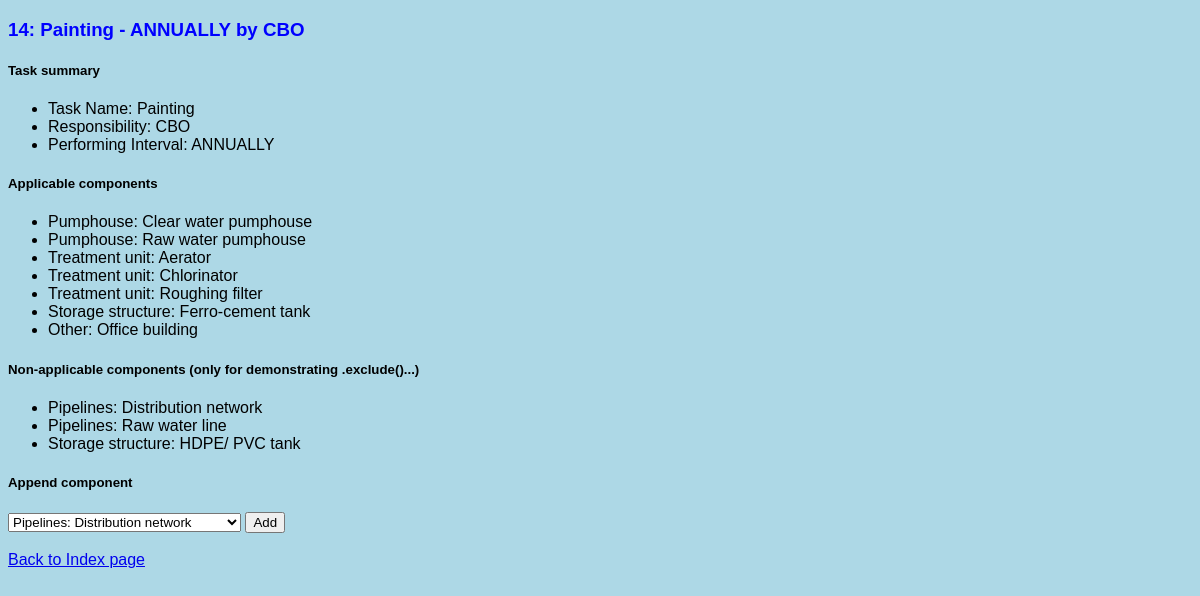
Before: /tasks/task/14/ with the older database file.
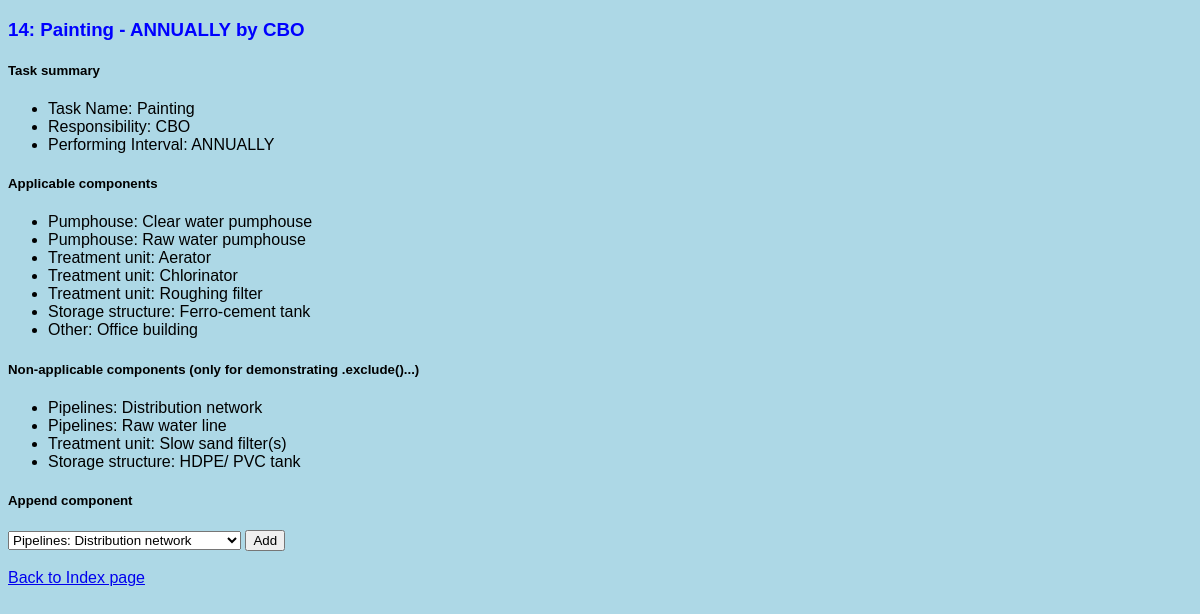
After: the same page with the newer database file.
### tasks/models.py (models this page shows)
class Component(models.Model):
    component_type = models.ForeignKey(Component_Type,
                                       on_delete=models.CASCADE,
                                       related_name="components")
    component = models.CharField(max_length=64)
    def __str__(self) -> str:
        return f"{self.component_type}: {self.component}"

class Component_Type(models.Model):
    component_type = models.CharField(max_length=64)
    def __str__(self) -> str:
        return f"{self.component_type.capitalize()}"
    class Meta:
        verbose_name = "Component Type"
        verbose_name_plural = "Component Types"

### tasks/views.py (the view)
# urls.py: path("task/<int:task_id>/", views.view_task, name="view_task"),
def view_task(request, task_id):
    task = Task.objects.get(id=task_id)
    return render(request, 'tasks/task.html', {
        'task': task,
        'comps': task.components.all().order_by('component_type', 'component'),
        'non_comps': Component.objects.exclude(tasks=task).all().order_by('component_type', 'component')
    })

### tasks/models.py (called while the page is built)
    def __str__(self) -> str:
        return f"{self.task_name.capitalize()} - {self.task_interval} by {self.task_responsibility}"

### tasks/templates/tasks/task.html (shortened to what this page needs)
{% extends 'tasks/layout.html' %}
{% block body %}
    <h3>{{ task.id }}: {{ task }}</h3>
    <h5>Task summary</h5>
    <ul>
        <li>Task Name: {{ task.task_name }}</li>
        <li>Responsibility: {{ task.task_responsibility }}</li>
        <li>Performing Interval: {{ task.task_interval }}</li>
    </ul>
    <h5>Applicable components</h5>
    <ul>
        {% for item in comps %}
            <li>{{ item }}</li>
        {% empty %}
            <li>No components.</li>
        {% endfor %}
    </ul>
    <h5>Non-applicable components (only for demonstrating .exclude()...)</h5>
    <ul>
        {% for x in non_comps %}
            <li>{{ x }}</li>
        {% empty %}
            <li>No N/A components</li>
        {% endfor %}
    </ul>
    <h5>Append component</h5>
    <form action="{% url 'tasks:append_comp_to_task' task_id=task.id %}" method="post">
        {% if non_comps %}
            <select name="selected_comp">
                {% for comp in non_comps %}
                    <option value="{{ comp.id }}">{{ comp }}</option>
                {% endfor %}
            </select>
            <input type="submit" value="Add" >
        {% else %}
            <ul><li>All components already added!</li></ul>
        {% endif %}
    </form>
    <br><a href="{% url 'tasks:index' %}">Back to Index page</a>
{% endblock %}

Changed rows visible on the page:
added Component: component_type+component "Treatment unit: Slow sand filter(s)", shown under "Non-applicable components (only for demonstrating .exclude()...)"
